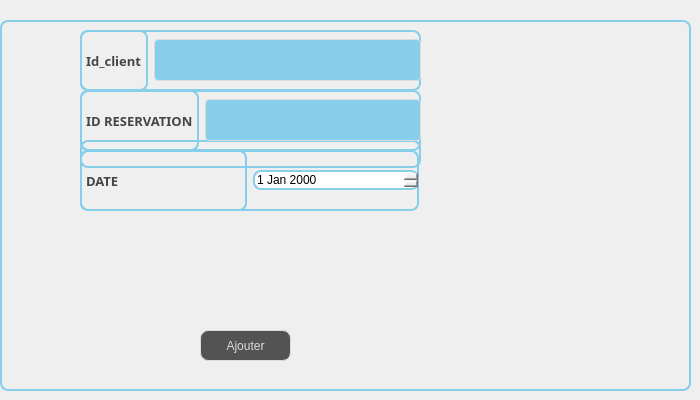
      <widget class="QWidget" name="tab_16">
       <attribute name="title">
        <string>Ajouter Reservation</string>
       </attribute>
       <widget class="QGroupBox" name="groupBox_5">
        <property name="geometry">
         <rect>
          <x>0</x>
          <y>20</y>
          <width>691</width>
          <height>371</height>
         </rect>
        </property>
        <property name="styleSheet">
         <string notr="true">border: 2px solid #87CEEB;
border-radius: 8px;
</string>
        </property>
        <property name="title">
         <string/>
        </property>
        <widget class="QPushButton" name="BAmenu_2">
         <property name="geometry">
          <rect>
           <x>200</x>
           <y>310</y>
           <width>91</width>
           <height>31</height>
          </rect>
         </property>
         <property name="styleSheet">
          <string notr="true">QPushButton {
color: #dcdcdc;
background:#535353;
border: none;

border: 1px solid #DCDCDC;
border-radius: 8px;
}
QPushButton:hover {
color:#fff;
background:#FF5733;
border: none;
}</string>
         </property>
         <property name="text">
          <string>Ajouter</string>
         </property>
        </widget>
        <widget class="QWidget" name="layoutWidget_4">
         <property name="geometry">
          <rect>
           <x>80</x>
           <y>120</y>
           <width>341</width>
           <height>28</height>
          </rect>
         </property>
         <layout class="QHBoxLayout" name="horizontalLayout_13"/>
        </widget>
        <widget class="QWidget" name="layoutWidget_5">
         <property name="geometry">
          <rect>
           <x>80</x>
           <y>70</y>
           <width>341</width>
           <height>61</height>
          </rect>
         </property>
         <layout class="QHBoxLayout" name="horizontalLayout_14">
          <item>
           <widget class="QLabel" name="label_39">
            <property name="font">
             <font>
              <family>Segoe Print</family>
              <pointsize>-1</pointsize>
              <weight>75</weight>
              <bold>true</bold>
             </font>
            </property>
            <property name="styleSheet">
             <string notr="true">background-color: transparent;
	color: #454544;
	font-weight: bold;
	font-size: 13px;</string>
            </property>
            <property name="text">
             <string>ID RESERVATION</string>
            </property>
           </widget>
          </item>
          <item>
           <widget class="QLineEdit" name="linemenu2_2">
            <property name="styleSheet">
             <string notr="true">
QLineEdit {
  width: 100%;
  padding: 12px 20px;
  margin: 8px 0;
  display: inline-block;
  border: 1px solid #dcdcdc;
  border-radius: 4px;
  box-sizing: border-box;
  background: #87CEEB;
  color: #FFFFFF;
}</string>
            </property>
           </widget>
          </item>
         </layout>
        </widget>
        <widget class="QWidget" name="layoutWidget_6">
         <property name="geometry">
          <rect>
           <x>80</x>
           <y>10</y>
           <width>341</width>
           <height>61</height>
          </rect>
         </property>
         <layout class="QHBoxLayout" name="horizontalLayout_15">
          <item>
           <widget class="QLabel" name="label_33">
            <property name="font">
             <font>
              <family>Segoe Print</family>
              <pointsize>-1</pointsize>
              <weight>75</weight>
              <bold>true</bold>
             </font>
            </property>
            <property name="styleSheet">
             <string notr="true">background-color: transparent;
	color: #454544;
	font-weight: bold;
	font-size: 13px;</string>
            </property>
            <property name="text">
             <string>Id_client</string>
            </property>
           </widget>
          </item>
          <item>
           <widget class="QLineEdit" name="linemenu1_2">
            <property name="styleSheet">
             <string notr="true">
QLineEdit {
  width: 100%;
  padding: 12px 20px;
  margin: 8px 0;
  display: inline-block;
  border: 1px solid #dcdcdc;
  border-radius: 4px;
  box-sizing: border-box;
  background: #87CEEB;
  color: #FFFFFF;
}</string>
            </property>
           </widget>
          </item>
         </layout>
        </widget>
        <widget class="QWidget" name="layoutWidget">
         <property name="geometry">
          <rect>
           <x>80</x>
           <y>130</y>
           <width>339</width>
           <height>61</height>
          </rect>
         </property>
         <layout class="QHBoxLayout" name="horizontalLayout_11">
          <item>
           <widget class="QLabel" name="label_53">
            <property name="font">
             <font>
              <family>Segoe Print</family>
              <pointsize>-1</pointsize>
              <weight>75</weight>
              <bold>true</bold>
             </font>
            </property>
            <property name="styleSheet">
             <string notr="true">background-color: transparent;
	color: #454544;
	font-weight: bold;
	font-size: 13px;</string>
            </property>
            <property name="text">
             <string>DATE</string>
            </property>
           </widget>
          </item>
          <item>
           <widget class="QDateEdit" name="linemenu2_3">
            <property name="styleSheet">
             <string notr="true">QLineEdit {
  width: 100%;
  padding: 12px 20px;
  margin: 8px 0;
  display: inline-block;
  border: 1px solid #dcdcdc;
  border-radius: 4px;
  box-sizing: border-box;
  background: #FF5733;
  color: #FFFFFF;
}</string>
            </property>
           </widget>
          </item>
         </layout>
        </widget>
       </widget>
      </widget>
